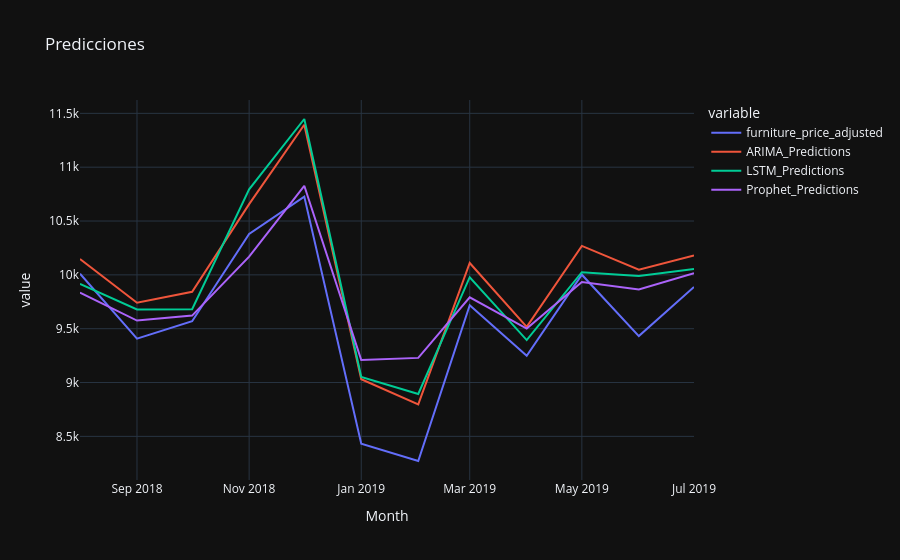

Notebook source saved alongside this figure:
### Markdown cell above
## **Resumen**

### Code cell
fig = px.line(test_data, x=test_data.index, y=test_data.columns,template = "plotly_dark",
              title="Predicciones")
fig.show()

### Figure 1 — Plotly figure (JSON) as saved in the notebook; plotly's stock layout.template omitted (floating-point values rounded to 4 significant figures)
{"data": [{"hovertemplate": "variable=furniture_price_adjusted<br>Month=%{x}<br>value=%{y}<extra></extra>", "legendgroup": "furniture_price_adjusted", "line": {"color": "#636efa", "dash": "solid"}, "marker": {"symbol": "circle"}, "mode": "lines", "name": "furniture_price_adjusted", "orientation": "v", "showlegend": true, "type": "scatter", "x": ["2018-08-01T00:00:00", "2018-09-01T00:00:00", "2018-10-01T00:00:00", "2018-11-01T00:00:00", "2018-12-01T00:00:00", "2019-01-01T00:00:00", "2019-02-01T00:00:00", "2019-03-01T00:00:00", "2019-04-01T00:00:00", "2019-05-01T00:00:00", "2019-06-01T00:00:00", "2019-07-01T00:00:00"], "xaxis": "x", "y": [10010.0, 9407.0, 9569.0, 10380.0, 10730.0, 8432.0, 8271.0, 9718.0, 9249.0, 10000.0, 9431.0, 9888.0], "yaxis": "y"}, {"hovertemplate": "variable=ARIMA_Predictions<br>Month=%{x}<br>value=%{y}<extra></extra>", "legendgroup": "ARIMA_Predictions", "line": {"color": "#EF553B", "dash": "solid"}, "marker": {"symbol": "circle"}, "mode": "lines", "name": "ARIMA_Predictions", "orientation": "v", "showlegend": true, "type": "scatter", "x": ["2018-08-01T00:00:00", "2018-09-01T00:00:00", "2018-10-01T00:00:00", "2018-11-01T00:00:00", "2018-12-01T00:00:00", "2019-01-01T00:00:00", "2019-02-01T00:00:00", "2019-03-01T00:00:00", "2019-04-01T00:00:00", "2019-05-01T00:00:00", "2019-06-01T00:00:00", "2019-07-01T00:00:00"], "xaxis": "x", "y": [10150.0, 9741.0, 9842.0, 10660.0, 11390.0, 9030.0, 8797.0, 10110.0, 9517.0, 10270.0, 10050.0, 10180.0], "yaxis": "y"}, {"hovertemplate": "variable=LSTM_Predictions<br>Month=%{x}<br>value=%{y}<extra></extra>", "legendgroup": "LSTM_Predictions", "line": {"color": "#00cc96", "dash": "solid"}, "marker": {"symbol": "circle"}, "mode": "lines", "name": "LSTM_Predictions", "orientation": "v", "showlegend": true, "type": "scatter", "x": ["2018-08-01T00:00:00", "2018-09-01T00:00:00", "2018-10-01T00:00:00", "2018-11-01T00:00:00", "2018-12-01T00:00:00", "2019-01-01T00:00:00", "2019-02-01T00:00:00", "2019-03-01T00:00:00", "2019-04-01T00:00:00", "2019-05-01T00:00:00", "2019-06-01T00:00:00", "2019-07-01T00:00:00"], "xaxis": "x", "y": [9917.0, 9678.0, 9681.0, 10790.0, 11450.0, 9052.0, 8894.0, 9978.0, 9395.0, 10020.0, 9990.0, 10050.0], "yaxis": "y"}, {"hovertemplate": "variable=Prophet_Predictions<br>Month=%{x}<br>value=%{y}<extra></extra>", "legendgroup": "Prophet_Predictions", "line": {"color": "#ab63fa", "dash": "solid"}, "marker": {"symbol": "circle"}, "mode": "lines", "name": "Prophet_Predictions", "orientation": "v", "showlegend": true, "type": "scatter", "x": ["2018-08-01T00:00:00", "2018-09-01T00:00:00", "2018-10-01T00:00:00", "2018-11-01T00:00:00", "2018-12-01T00:00:00", "2019-01-01T00:00:00", "2019-02-01T00:00:00", "2019-03-01T00:00:00", "2019-04-01T00:00:00", "2019-05-01T00:00:00", "2019-06-01T00:00:00", "2019-07-01T00:00:00"], "xaxis": "x", "y": [9836.0, 9576.0, 9622.0, 10170.0, 10830.0, 9209.0, 9229.0, 9792.0, 9501.0, 9933.0, 9865.0, 10020.0], "yaxis": "y"}], "layout": {"legend": {"title": {"text": "variable"}, "tracegroupgap": 0}, "title": {"text": "Predicciones"}, "xaxis": {"anchor": "y", "domain": [0, 1], "title": {"text": "Month"}}, "yaxis": {"anchor": "x", "domain": [0, 1], "title": {"text": "value"}}}}
